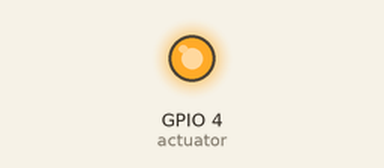
A program run on a simulated Raspberry Pi (BCM pin numbers). Shown: output pins drawn as LEDs (lit = HIGH). At 30.0 s the program stops and its outputs stay as they are.

Above: at 0.1 s.
At 30.1 s:
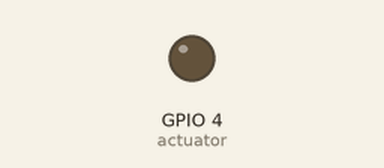
Timing chart, 0 to 31.5 s (numbered marks = the images above):
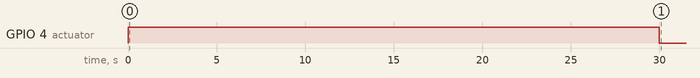

Measured:
- by itself, GPIO 4 (actuator): LOW → HIGH at 0.00 s, → LOW 30.0 s later

The program:

GPIO.py
```python
import RPi.GPIO as GPIO
import time

# Pin Definitons:
actuator = 4 # Broadcom pin 4 (pin 7 on pi)

# Pin Setup:
GPIO.setmode(GPIO.BCM) # Broadcom pin-numbering scheme
GPIO.setup(actuator, GPIO.OUT) # LED pin set as output

# 3.3v on pin 7 pi:
GPIO.output(actuator, GPIO.HIGH)

time.sleep(30)
# 0v on pin 7 pi:
GPIO.output(actuator, GPIO.LOW)

GPIO.cleanup() # cleanup all GPIO
```
